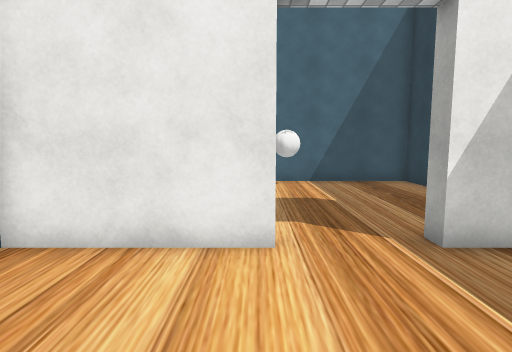
view 1 (above)

17 first-person views from a walk through a Unity game level. The camera is 1.5 m above the floor, tilts 6° down and sees 80° across. Doors are open. The floor is counted in squares, 1 m on a side. Each view is taken from the middle of a square. On the plan, view 1 faces up. The plan holds only what a view shows up to about 15 squares ahead; the rest is blank. The place goes on beyond the plan. The player character is not drawn. Some surface patterns are stand-ins.

view 2
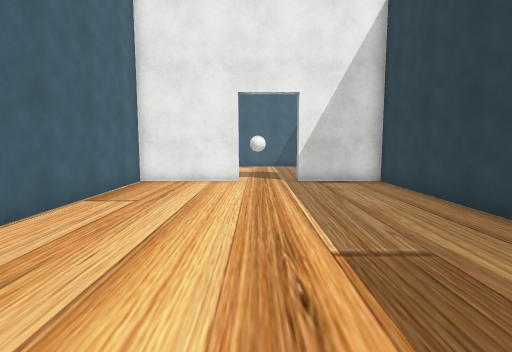

view 3
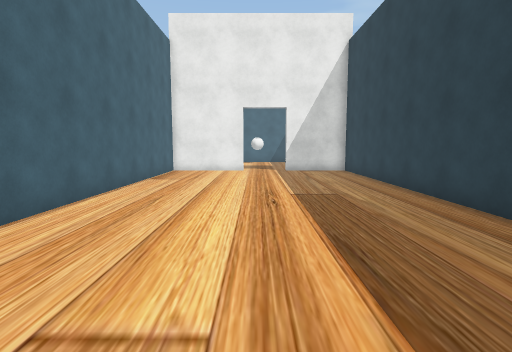

view 4
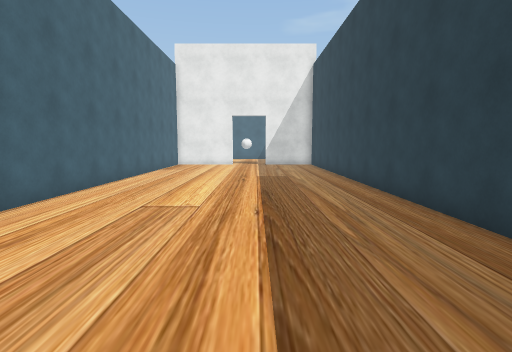

view 5
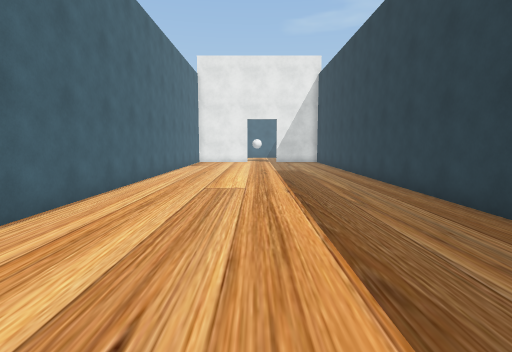

view 6
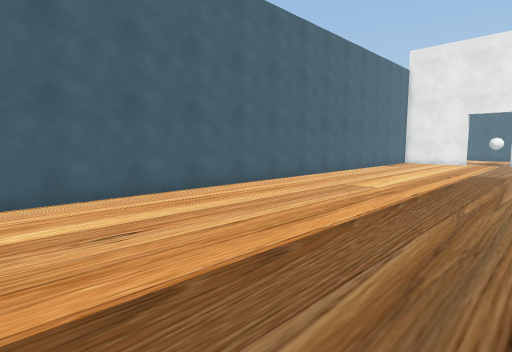

view 7
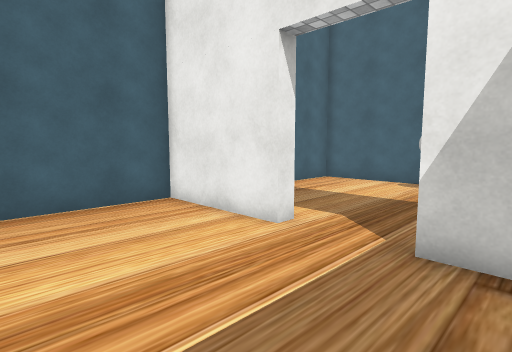

view 8
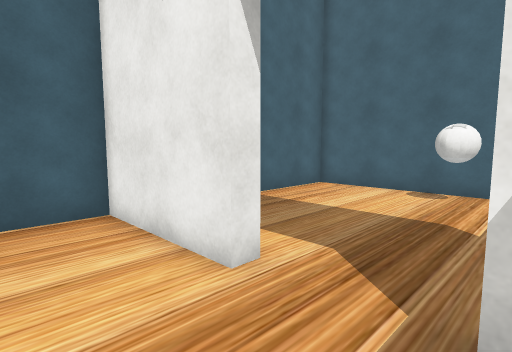

view 9
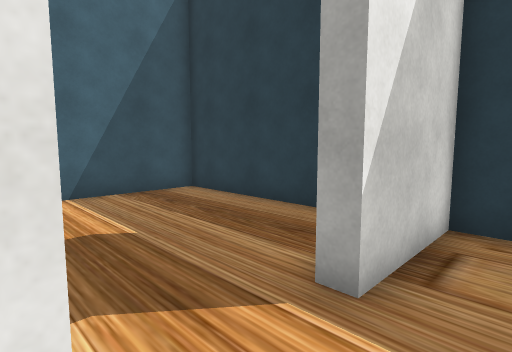

view 10
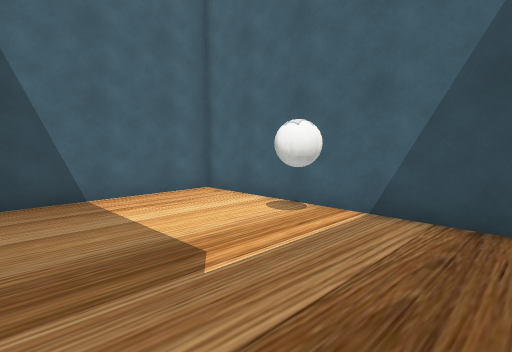

view 11
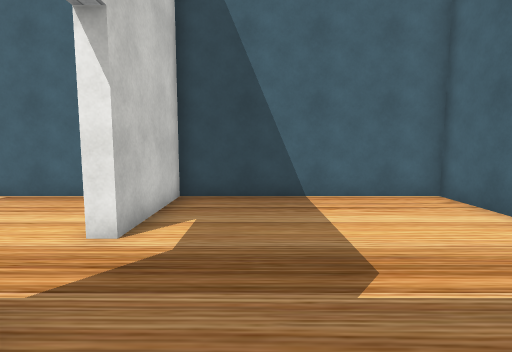

view 12
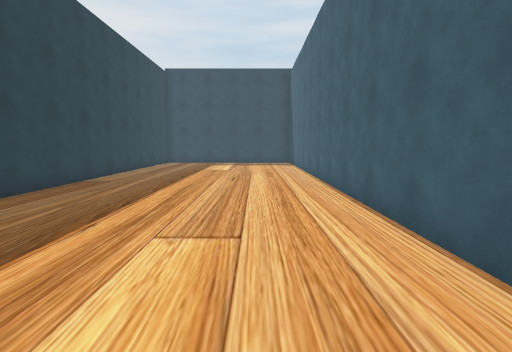

view 13
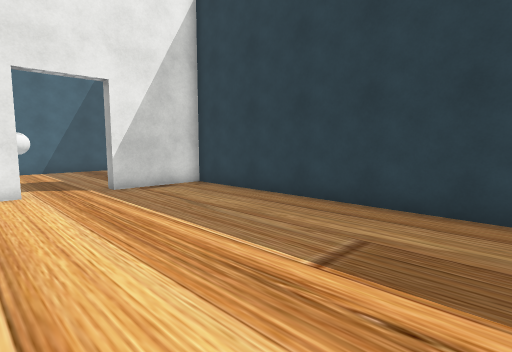

view 14
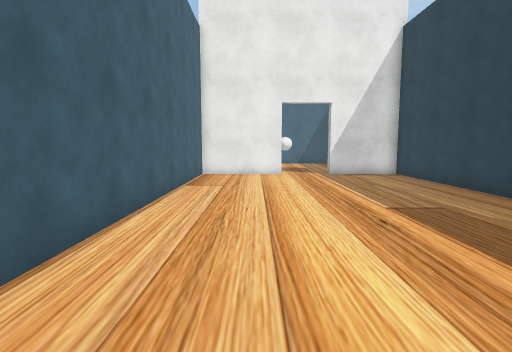

view 15
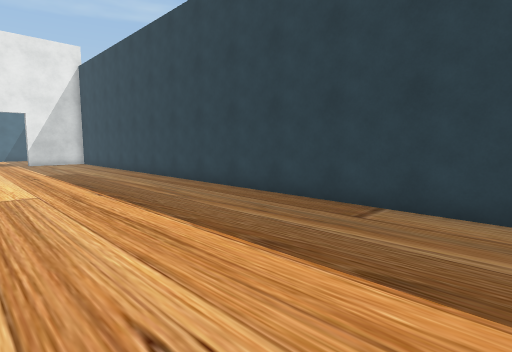

view 16
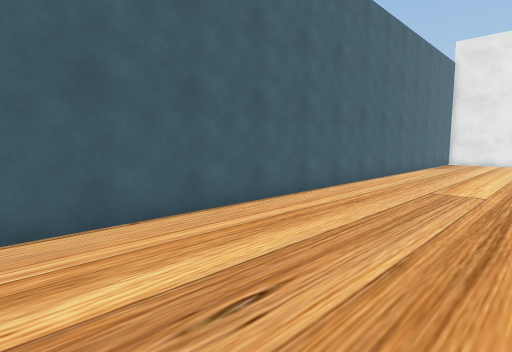

view 17
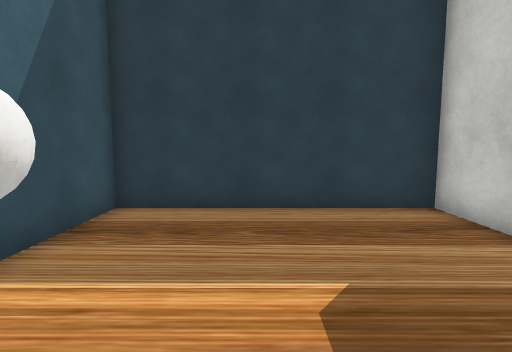

### Floor plan
Points are (right, up) in squares from view 1. A wall is a line through its corners. A room is listed if a view was taken in it or the views show most of it. See-through windows are left out.
Room 1 (views 1, 2, 3, 4, 5, 6, 7, 8, 9, 12, 13, 14, 15, 16)
walls: (6.1, -21.1) (6.1, 4.3) (2.7, 4.3); (0.3, 4.3) (-3.7, 4.3) (-3.7, -21.1)
ways out: open door at (1.5, 4) to room 2
Room 2 (views 10, 11, 17)
walls: (2.7, 4.3) (2.7, 4.9); (3.9, 4.8) (6.1, 4.8) (6.1, 12.3) (-3.7, 12.3) (-3.7, 4.8) (0.3, 4.8) (0.3, 4.3)
ways out: open door at (1.5, 4) to room 1
objects: other object (1, 11)

Where each view was taken, in squares from view 1:
view 1: 0 up, 0 right, facing up
view 2: 8 down, 1 right, facing up
view 3: 13 down, 1 right, facing up
view 4: 18 down, 2 right, facing up
view 5: 21 down, 1 right, facing up
view 6: 21 down, 5 right, facing up-left
view 7: 0 up, 4 right, facing up-left
view 8: 2 up, 3 right, facing up-left
view 9: 3 up, 0 right, facing up-right
view 10: 6 up, 5 right, facing up-left
view 11: 7 up, 5 right, facing left
view 12: 6 down, 1 left, facing down
view 13: 6 down, 1 left, facing up-right
view 14: 11 down, 1 left, facing up
view 15: 21 down, 1 left, facing up-right
view 16: 21 down, 2 right, facing up-left
view 17: 9 up, 1 left, facing right
